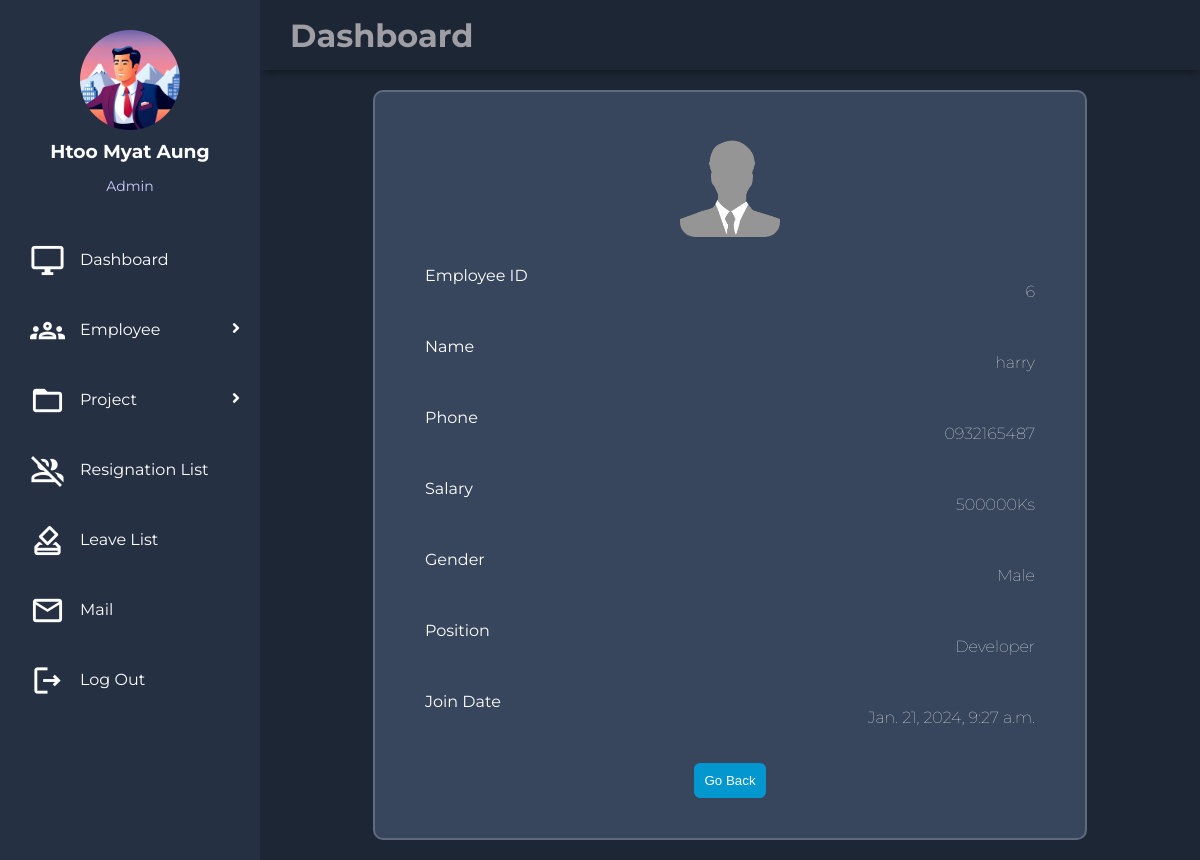
The app's page /ems/emp/detail/6/ (signed in) with its own data.
### EMS_HR/models.py (models this page shows, shortened)
class empdetailModel(models.Model):
    id = models.AutoField(primary_key=True)
    name = models.CharField(max_length=50)
    address = models.TextField()
    birthday = models.DateField()
    image = models.ImageField()
    user = models.OneToOneField(User, on_delete=models.CASCADE)

class empcreateModel(models.Model):
    id = models.AutoField(primary_key=True)
    user = models.OneToOneField(User, on_delete=models.CASCADE)
    phone = models.CharField(max_length=16)
    salary = models.CharField(max_length=50)
    position = models.ForeignKey(positionModel, on_delete=models.CASCADE, default=None)
    gender = models.ForeignKey(genderModel, on_delete=models.CASCADE, default=None)
    image = models.ImageField(default=None, blank=True)
    create_at = models.DateTimeField(default=None)

class positionModel(models.Model):
    name = models.CharField(max_length=50)

class genderModel(models.Model):
    name = models.CharField(max_length=50)

### EMS_HR/views.py (the view)
# urls.py: path('emp/detail/<int:post_id>/', emp_detail),
@permission_required('EMS_HR.view_empcreatemodel', login_url='login')
def emp_detail(request, post_id):
    empcreates = empcreateModel.objects.get(id=post_id)
    return render(request,'emp_detail.html',{'empcreates':empcreates})

### utils/context_processor.py (called while the page is built)
def profile(request):
    try:
        userdetail = empdetailModel.objects.get(user_id = request.user.id)
        return {'userdetail':userdetail}
    except Exception:
        return {'userdetail':None}

def create(request):
    try:
        empdetail = empcreateModel.objects.get(user_id = request.user.id)
        return {'empdetail':empdetail}
    except Exception:
        return {'empdetail':None}

### EMS_HR/templates/emp_detail.html (shortened to what this page needs)
{% extends "base.html" %}
{% block body %}
{% load static %}
<link rel="stylesheet" href="{%static 'css/style4.css'%}">
<div class="main-container">
    <div class="box">
        <div class="box-detail">
            <div class="image">
                {% if empcreates.image %}
                <img src="{{empcreates.image.url}}"/>
                {% endif %}
            </div>
            <div class="detail">
                <label>Employee ID</label>
                <p>{{empcreates.id}}</p>
            </div>
            <div class="detail">
                <label>Name</label>
                <p>{{empcreates.user.username}}</p>
            </div>
            <div class="detail">
                <label>Phone</label>
                <p>{{empcreates.phone}}</p>
            </div>
            <div class="detail">
                <label>Salary</label>
                <p>{{empcreates.salary}}</p>
            </div>
            <div class="detail">
                <label>Gender</label>
                <p>{{empcreates.gender.name}}</p>
            </div>
            <div class="detail">
                <label>Position</label>
                <p>{{empcreates.position.name}}</p>
            </div>
            <div class="detail">
                <label>Join Date</label>
                <p>{{empcreates.create_at}}</p>
            </div>
            <div class="button">
                <a href="/ems/emp/view"><button>Go Back</button></a>
            </div>
        </div>
    </div>
</div>
{% endblock %}

### templates/sidebar.html (shortened to what this page needs)
{% load static %}
<!DOCTYPE html>
<html>
    <body>
      <aside id="sidebar">
        {%if userdetail.image %}
		    <div class="profile">
                <a href="/ems/profile/create/"><img src="{{ userdetail.image.url }}"></a>
                <h3>{{ userdetail.name}}</h3>
                <p>{{ empdetail.position.name }}</p>
            </div>
            {% else %}
            <div class="profile">
                <a href="/ems/profile/create"><img src="{% static 'images/profile.jpg' %}"></a>
            </div>
            {% endif %}
        <div class="menu">
            <div class="item"><a href="/ems/dashboard"><span class="material-icons-outlined">desktop_windows</span>Dashboard</a></div>
            {% if empdetail.position.name == "Admin" %}
            <div class="item"><a class="sub-btn"><span class="material-icons-outlined">groups</span>Employee
                <i class="fas fa-angle-right dropdown"></i>
                </a>
            </div>
            {% endif %}
            {% if empdetail.position.name == "Admin"%}
            <div class="item" ><a class="sub-btn"><span class="material-icons-outlined">folder_open</span>Project
                <i class="fas fa-angle-right dropdown"></i>
                </a>
            </div>
            {% endif %}
            {% if empdetail.position.name == "Admin" %}
            <div class="item"><a href="/ems/res/view"><span class="material-icons-outlined">group_off</span>Resignation List</a></div>
            <div class="item"><a href="/ems/leave/view"><span class="material-icons-outlined">how_to_vote</span>Leave List</a></div>
            {% elif empdetail.position.name == "Manager" %}
            <div class="item"><a href="/ems/res/create"><span class="material-icons-outlined">group_off</span>Resignation</a></div>
            <div class="item"><a href="/ems/leave/create"><span class="material-icons-outlined">how_to_vote</span>Leave</a></div>
            {% elif empdetail.position.name == "Project Manager" %}
            <div class="item"><a href="/ems/res/create"><span class="material-icons-outlined">group_off</span>Resignation</a></div>
            <div class="item"><a href="/ems/leave/create"><span class="material-icons-outlined">how_to_vote</span>Leave</a></div>
            {% elif empdetail.position.name == "Developer" %}
            <div class="item"><a href="/ems/res/create"><span class="material-icons-outlined">group_off</span>Resignation</a></div>
            <div class="item"><a href="/ems/leave/create"><span class="material-icons-outlined">how_to_vote</span>Leave</a></div>
            {% endif %}
            {% if empdetail.position.name == "Admin" %}
            <div class="item"><a href="/ems/mail"><span class="material-icons-outlined">email</span>Mail</a></div>
            {% elif empdetail.position.name == "Manager" %}
            <div class="item"><a href="/ems/mail"><span class="material-icons-outlined">email</span>Mail</a></div>
            {% elif empdetail.position.name == "Developer" %}
            <div class="item"><a href="/ems/mail"><span class="material-icons-outlined">email</span>Mail</a></div>
            {% elif empdetail.position.name == "Project Manager" %}
            <div class="item"><a href="/ems/mail"><span class="material-icons-outlined">email</span>Mail</a></div>
            {% endif %}
            <div class="item"><a href="/logout"><span class="material-icons-outlined">logout</span>Log Out</a></div>
        </div>
       </aside>
    </body>
</html>

### static/css/style1.css (style rules this page uses)
body { margin: 0; padding: 0; background-color: #1d2634; color: #9e9ea4; font-family: 'Montserrat', sans-serif; }
.material-icons-outlined { vertical-align: middle; line-height: 1px; font-size: 35px; }
.menu { width:100%; }
#sidebar { grid-area: sidebar; height: 100%; background-color: #263043; overflow-y: auto; transition: all 0.5s; -webkit-transition: all 0.5s; }
.main-container { grid-area: main; overflow-y: auto; padding: 20px 20px; color: rgba(255, 255, 255, 0.95); }
#sidebar .menu { width: 100%; margin-top: 30px; }
#sidebar .menu .item { position: relative; cursor: pointer; }
#sidebar .menu .item a { color: #fff; font-size: 16px; text-decoration: none; display: block; padding: 5px 30px; line-height: 60px; }
#sidebar .menu .item i { margin-right: 15px; }
.item span { margin-right:15px; }
#sidebar .menu .item a .dropdown { position: absolute; right: 0; margin: 20px; transition: 0.3s ease; }
.profile { margin-top:30px; margin-bottom:15px; text-align:center; }
.profile img { display:block; width: 100px; height:100px; border-radius: 50%; margin: 0 auto; }
.profile h3 { color: #ffffff; margin:10px 0 5px; }
.profile p { color:rgba(206,204,253); font-size:14px; }

### static/css/style4.css (style rules this page uses)
.box { display:flex; justify-content:center; text-align:center; width:100%; height:auto; box-sizing:border-box; }
.box-detail { width:70%; background-color:#37455d; border:2px solid rgba(255, 255, 255, .2); color:#fff; border-radius: 10px; padding:30px 40px; }
.image { text-align:center; padding:15px; }
.image >img { width:100px; height:100px; border-radius:15px; cursor:pointer; }
.detail { display:flex; justify-content:space-between; padding:10px; }
.detail >p { font-size:medium; font-weight:100; }
button { outline:none; border:none; cursor:pointer; border-radius:6px; padding:10px; color:#fff; background-color:#0298cf; }
.button { padding:10px; }

### records on screen
empdetailModel: image (picture), name "Htoo Myat Aung"
empcreateModel: position.name "Admin"
empcreateModel: image (placeholder picture), id "6", user.username "harry", phone "0932165487", salary "500000Ks", gender.name "Male", position.name "Developer", create_at "Jan. 21, 2024, 9:27 a.m."
